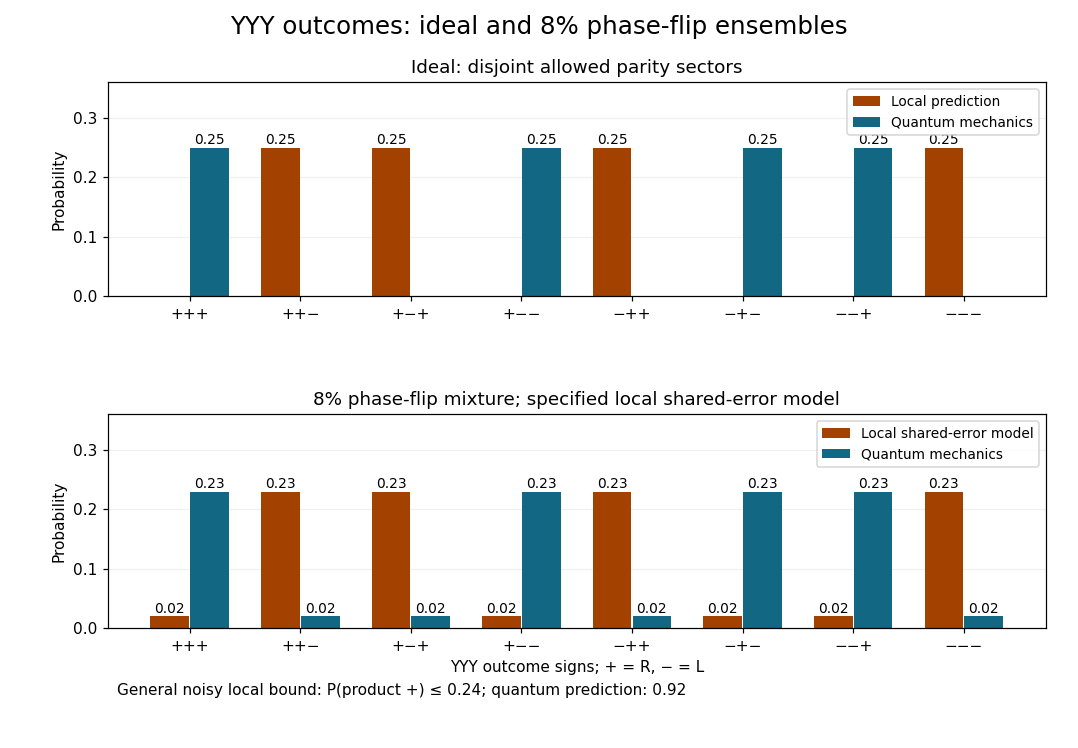

Source code (Python):
"""Original local/quantum GHZ outcome histograms with explicit noise model; Python 3.14."""
from pathlib import Path
import itertools
import matplotlib
matplotlib.use('Agg')
import matplotlib.pyplot as plt
import numpy as np
states=list(itertools.product([1,-1],repeat=3));parity=np.prod(states,axis=1)
labels=[''.join('+' if q==1 else '−' for q in state) for state in states]
fig,axes=plt.subplots(2,1,figsize=(9.8,6.8),facecolor='white')
fig.subplots_adjust(left=.10,right=.97,bottom=.16,top=.89,hspace=.55)
for ax,error,title in zip(axes,[0.,.08],['Ideal: disjoint allowed parity sectors','8% phase-flip mixture; specified local shared-error model']):
    visibility=1-2*error;qm=(1+visibility*parity)/8;local=(1-visibility*parity)/8;x=np.arange(8)
    ax.bar(x-.18,local,.35,color='#a34100',label='Local shared-error model' if error else 'Local prediction')
    ax.bar(x+.18,qm,.35,color='#126782',label='Quantum mechanics')
    ax.set(xticks=x,xticklabels=labels,ylim=(0,.36),ylabel='Probability',title=title)
    ax.grid(axis='y',alpha=.18);ax.set_axisbelow(True);ax.legend(loc='upper right',fontsize=9)
    for xx,pl,pq in zip(x,local,qm):
        if pl:ax.text(xx-.18,pl+.006,f'{pl:.2f}',ha='center',fontsize=9)
        if pq:ax.text(xx+.18,pq+.006,f'{pq:.2f}',ha='center',fontsize=9)
axes[1].set_xlabel('YYY outcome signs; + = R, − = L')
axes[1].text(.01,-.31,'General noisy local bound: P(product +) ≤ 0.24; quantum prediction: 0.92',transform=axes[1].transAxes,fontsize=10)
fig.suptitle('YYY outcomes: ideal and 8% phase-flip ensembles',fontsize=16,y=.98)
fig.savefig(Path.cwd()/Path(__file__).with_suffix('.png').name,dpi=110,facecolor='white',transparent=False,metadata={'Software':'Matplotlib'})
plt.close(fig)
